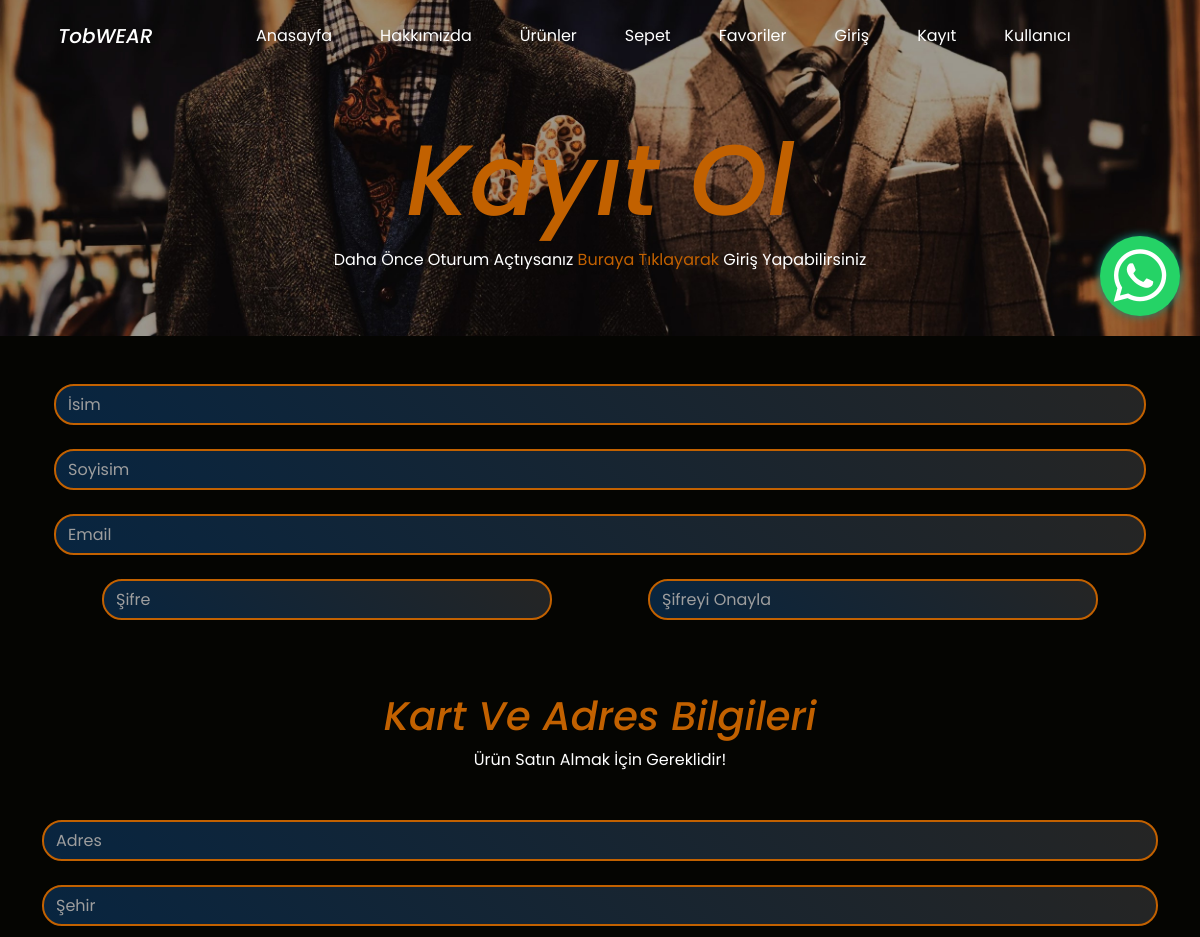
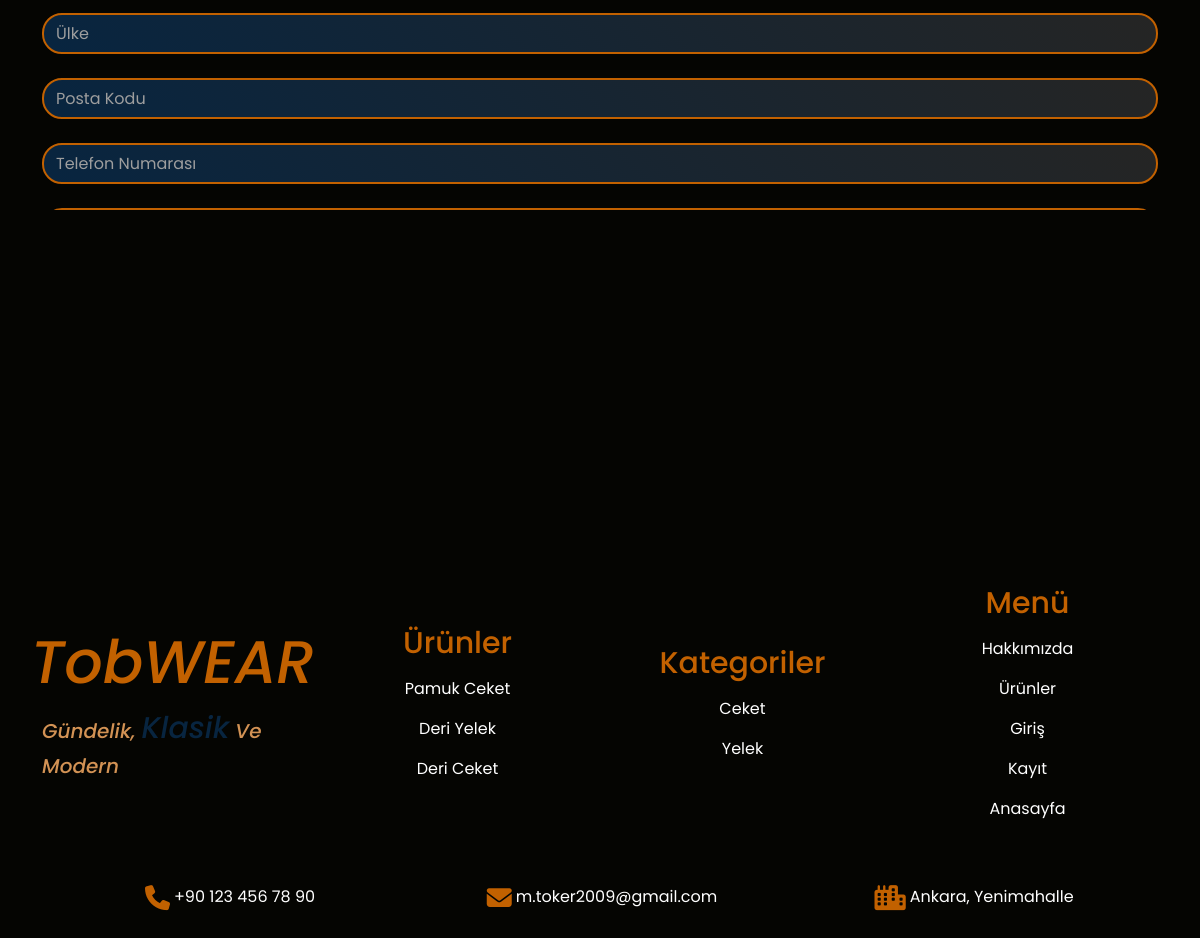
Screenshot of /register/ with the database file from the repository (2 pictures, top to bottom).
### shop/models.py (models this page shows, shortened)
class Product(models.Model):
    name = models.CharField(max_length=100,null=False,blank=False,verbose_name="Ürün İsmi")
    price = models.IntegerField(null=False,blank=False,verbose_name="Fiyat")
    discounted = models.IntegerField(null=False,blank=False,verbose_name="İndirimli Fiyat")
    features = models.ManyToManyField(ProductFeatures,null=True,blank=True,verbose_name="Ürün Özellikleri")
    colors = models.ManyToManyField(ProductColor,null=True,blank=True,verbose_name="Ürün Renkleri")
    sizes = models.ManyToManyField(ProductSize,null=False,blank=False,verbose_name="Ürün Bedenleri")
    images = models.ManyToManyField(ProductImage,null=False,blank=False,verbose_name="Resimler")
    description = models.TextField(null=True,blank=True)
    category = models.ForeignKey(ProductCategory,null=False,blank=False,verbose_name="Kategori",on_delete=models.CASCADE)
    slug = models.SlugField(null=False,blank=True,unique=True,db_index=True,verbose_name="URL")

class ProductCategory(models.Model):
    name = models.CharField(max_length=100,null=False,blank=False,verbose_name="Kategori İsmi")

### users/views.py (the view)
# urls.py: path('register/',users_views.register,name="register"),
def register(request):
    footerproducts = Product.objects.filter()[:5]
    footercategorys = ProductCategory.objects.filter()[:5]
    if request.method == "POST":
        form = RegisterForm(request.POST)
        if form.is_valid():
            user = form.save()
            login(request, user)
            print("Kullanıcı Kayıt Oldu")
            return redirect('index')
        else:
            print(form.errors)
    else:
        form = RegisterForm()
    return render(request,"register.html",{"form":form, "footerproducts":footerproducts, "footercategorys":footercategorys})

### users/forms.py (shortened to what this page needs)
class RegisterForm(forms.ModelForm):
    password1 = forms.CharField(widget=forms.PasswordInput({'placeholder': 'Şifre'}), label="Şifre")
    password2 = forms.CharField(widget=forms.PasswordInput({'placeholder': 'Şifreyi Onayla'}), label="Şifre")
    class Meta:
        model = CustomUser
        fields = ('first_name', 'last_name', 'email', 'adress', 'city', 'country', 'zipcode', 'gsmnumber', 'cardnumber', 'cardexpire', 'cvc')
    def __init__(self, *args, **kwargs):
        super().__init__(*args, **kwargs)
        for field in ['adress', 'city', 'country', 'zipcode', 'gsmnumber', 'cardnumber', 'cardexpire', 'cvc']:
            self.fields[field].required = False

### templates/register.html (shortened to what this page needs)
<!DOCTYPE html>
<html lang="en">
{% load static %}
<head>
    <link rel="stylesheet" href="{% static 'css/bootstrap.min.css' %}">
    <link rel="stylesheet" href="{% static 'css/style.css' %}">
    <link rel="stylesheet" href="https://cdnjs.cloudflare.com/ajax/libs/font-awesome/6.4.0/css/all.min.css">
</head>
<body>
    <div class="container-fluid" id="register-header-container">
        <nav class="navbar navbar-expand-lg py-3">
            <div class="container justify-content-center">
                <a class="navbar-brand text-white mx-3 navbar-title" href="/">TobWEAR</a>
                <div class="collapse navbar-collapse justify-content-center" id="navbarNav">
                    <ul class="navbar-nav">
                        <li class="nav-item mx-3">
                            <a class="nav-link text-white navbar-text" href="/">Anasayfa</a>
                        </li>
                        <li class="nav-item mx-3">
                            <a class="nav-link text-white navbar-text" href="{% url 'about' %}">Hakkımızda</a>
                        </li>
                        <li class="nav-item mx-3">
                            <a class="nav-link text-white navbar-text" href="{% url 'products' %}">Ürünler</a>
                        </li>
                        <li class="nav-item mx-3">
                            <a class="nav-link text-white navbar-text" href="{% url 'shoppingcard' %}">Sepet</a>
                        </li>
                        <li class="nav-item mx-3">
                            <a class="nav-link text-white navbar-text" href="{% url 'favorites' %}">Favoriler</a>
                        </li>
                        <li class="nav-item mx-3">
                            <a class="nav-link text-white navbar-text" href="{% url 'login' %}">Giriş</a>
                        </li>
                        <li class="nav-item mx-3">
                            <a class="nav-link text-white navbar-text" href="{% url 'register' %}">Kayıt</a>
                        </li>
                        <li class="nav-item mx-3">
                            <a class="nav-link text-white navbar-text" href="{% url 'updateuser' %}">Kullanıcı</a>
                        </li>
                    </ul>
                </div>
            </div>
        </nav>
        <a href="https://wa.me/905524521243?text=Merhaba%20destek%20istiyorum">
            <button class="whatsapp-button">
                <i class="fa-brands fa-whatsapp"></i>
            </button>
        </a>
        <div class="row py-5">
            <h1 class="text-center register-title">Kayıt Ol</h1>
            <p class="text-center text-white register-paragraph">Daha Önce Oturum Açtıysanız <span class="register-span"><a class="register-link" href="{% url 'login' %}">Buraya Tıklayarak</a></span> Giriş Yapabilirsiniz</p>
        </div>
    </div>
    <div class="container">
        <form method="post">
            <div class="row d-flex justify-content-center my-5 mx-auto">
                <div class="form-group mb-4 w-100">
                    <input type="text" class="form-control contact-input" placeholder="İsim" name="first_name" autocomplete="off">
                </div>
                <div class="form-group mb-4 w-100">
                    <input type="text" class="form-control contact-input" placeholder="Soyisim" name="last_name" autocomplete="off">
                </div>
                <div class="form-group mb-4 w-100">
                    <input type="email" class="form-control contact-input" placeholder="Email" name="email" autocomplete="off">
                </div>
                <div class="d-flex justify-content-center mx-auto">
                    <div class="form-group mb-4 w-100 mx-2 mx-md-5">
                        <input type="password" class="form-control contact-input" placeholder="Şifre" name="password1" autocomplete="off">
                    </div>
                    <div class="form-group mb-4 w-100 mx-2 mx-md-5">
                        <input type="password" class="form-control contact-input" placeholder="Şifreyi Onayla" name="password2" autocomplete="off">
                    </div>
                </div>
            </div>
            <h2 class="text-center register-h2">Kart Ve Adres Bilgileri</h2>
            <p class="text-center text-white">Ürün Satın Almak İçin Gereklidir!</p>
            <div class="row d-flex justify-content-center my-5">
                <div class="form-group mb-4 w-100">
                    <input type="text" class="form-control contact-input" placeholder="Adres" name="adress" autocomplete="off">
                </div>
                <div class="form-group mb-4 w-100">
                    <input type="text" class="form-control contact-input" placeholder="Şehir" name="city" autocomplete="off">
                </div>
                <div class="form-group mb-4 w-100">
                    <input type="text" class="form-control contact-input" placeholder="Ülke" name="country" autocomplete="off">
                </div>
                <div class="form-group mb-4 w-100">
                    <input type="number" class="form-control contact-input" placeholder="Posta Kodu" name="zipcode" autocomplete="off">
                </div>
                <div class="form-group mb-4 w-100">
                    <input type="number" class="form-control contact-input" placeholder="Telefon Numarası" name="gsmnumber" autocomplete="off">
                </div>
                <div class="form-group mb-4 w-100">
                    <input type="number" class="form-control contact-input" placeholder="Kart Numarası" name="cardnumber" autocomplete="off">
                </div>
                <div class="form-group mb-4 w-100">
                    <input type="text" class="form-control contact-input" id="cardexpireinput" placeholder="Kart Son Kullanma Tarihi(AA/YY)" name="cardexpire" maxlength="5" autocomplete="off">
                </div>
                <div class="form-group mb-4 w-100">
                    <input type="number" class="form-control contact-input" placeholder="CVC" name="cvc" autocomplete="off">
                </div>
                <button class="btn register-form-button w-50 mb-5">Kayıt Ol</button>
            </div>
        </form>
    </div>
    <footer>
        <div class="container py-5" id="footer-container">
            <div class="row">
                <div class="col-md-3 d-flex flex-column justify-content-center align-items-center">
                    <h1 class="text-center footer-brand-title">TobWEAR</h1>
                    <p id="footer-brand-paragraph">Gündelik, <span id="footer-brand-span">Klasik</span> Ve Modern</p>
                </div>
                <div class="col-md-3 d-flex flex-column justify-content-center align-items-center">
                    <h2 class="text-center pb-2" id="footer-products-title">Ürünler</h2>
                    {% for product in footerproducts %}
                    <a href="{% url 'productdetail' product.slug %}" class="footer-products-a"><p class="footer-products text-white">{{ product.name }}</p></a>
                    {% endfor %}
                </div>
                <div class="col-md-3 d-flex flex-column justify-content-center align-items-center">
                    <h2 class="text-center pb-2" id="footer-products-title">Kategoriler</h2>
                    {% for category in footercategorys %}
                    <a href="{% url 'categorydetail' category.name %}" class="footer-products-a"><p class="footer-products text-white">{{ category.name }}</p></a>
                    {% endfor %}
                </div>
                <div class="col-md-3 d-flex flex-column justify-content-center align-items-center">
                    <h2 class="text-center pb-2" id="footer-products-title">Menü</h2>
                    <a href="{% url 'about' %}" class="footer-products-a"><p class="footer-products text-white">Hakkımızda</p></a>
                    <a href="{% url 'products' %}" class="footer-products-a"><p class="footer-products text-white">Ürünler</p></a>
                    <a href="{% url 'login' %}" class="footer-products-a"><p class="footer-products text-white">Giriş</p></a>
                    <a href="{% url 'register' %}" class="footer-products-a"><p class="footer-products text-white">Kayıt</p></a>
                    <a href="{% url 'index' %}" class="footer-products-a"><p class="footer-products text-white">Anasayfa</p></a>
                </div>
            </div>
            <div class="row mt-5">
                <div class="footer-contact d-flex flex-column flex-md-row justify-content-center align-items-center">
                    <div class="col-md-4 pb-3">
                        <span class="text-white d-flex justify-content-center"><i class="fa-solid fa-phone contact-icon px-1"></i> +90 123 456 78 90 </span>
                    </div>
                    <div class="col-md-4 pb-3">
                        <span class="text-white d-flex justify-content-center"><i class="fa-solid fa-envelope contact-icon px-1"></i> m.toker2009@gmail.com</span>
                    </div>
                    <div class="col-md-4 pb-3">
                        <span class="text-white d-flex justify-content-center"><i class="fa-solid fa-city contact-icon px-1"></i> Ankara, Yenimahalle</span>
                    </div>
                </div>
            </div>
        </div>
    </footer>
</body>
</html>

### static/css/style.css (style rules this page uses)
:root { --custom-black : #12161b; --custom-blue : #124460; --custom-dark-blue : #082540; --custom-dark-green : #3b4704; --custom-brown : #3d0d04; --custom-orange : #c26100; --custom-orange-sup : #d29254; }
body { font-family: 'Poppins', 'Outfit', 'Ubuntu', sans-serif; background-color: #050502; }
.contact-input { width: 100%; height: 100%; background: linear-gradient(45deg, #082540, #252524); color: #ffffff !important; border: 2px solid #c26100; border-radius: 20px; transition: all 0.3s ease; }
.contact-input::placeholder { color: #9e9e9e; opacity: 1; }
.contact-icon { color: #c26100; font-size: 25px; }
#footer-brand-paragraph { font-size: 20px; font-family: 'Poppins', sans-serif; font-weight: 500; font-style: italic; color: var(--custom-orange-sup); }
#footer-brand-span { font-size: 30px; font-family: 'Poppins', sans-serif; font-weight: 500; font-style: italic; color: var(--custom-dark-blue); }
.footer-brand-title { font-size: 60px; font-family: 'Poppins', sans-serif; font-weight: 500; font-style: italic; color: var(--custom-orange); }
#footer-products-title { color: var(--custom-orange); font-size: 30px; }
.footer-products { transition: all 0.3s ease; }
.footer-products::after { content: ""; position: absolute; bottom: -3px; right: 0; width: 0; height: 2px; background-color: #fff; transition: width 0.4s ease; }
.footer-products-a { text-decoration: none; }
.navbar-title { font-family: 'Poppins', sans-serif; font-weight: 500; font-style: italic; transition: all 0.3s ease; }
.navbar-title::after { content: ""; position: absolute; bottom: -1px; right: 0; width: 0; height: 2px; background-color: var(--custom-orange); transition: width 0.4s ease; }
.navbar-text { transition: all 0.3s ease; }
.navbar-text::after { content: ""; position: absolute; bottom: -1px; right: 0; width: 0; height: 2px; background-color: var(--custom-orange); transition: width 0.4s ease; }
.register-title { color: var(--custom-orange); font-size: 100px; font-family: 'Poppins', sans-serif; font-weight: 500; font-style: italic; opacity: 0; transform: translateY(20px); animation: ilkanimasyon 1.5s forwards; }
#register-header-container { background-image: url("../images/alexander-naglestad-RFhq0SrrgEg-unsplash.jpg"); background-position: center; background-size: cover; }
.register-paragraph { opacity: 0; transform: translateY(20px); animation: ilkanimasyon 1.5s forwards; }
.register-h2 { color: var(--custom-orange); font-size: 40px; font-family: 'Poppins', sans-serif; font-weight: 500; font-style: italic; }
.register-form-button { background-color: var(--custom-orange); border-radius: 20px; color: var(--custom-dark-blue); transition: all 0.3s ease; box-shadow: 0 0 10px var(--custom-dark-blue); }
.register-link { text-decoration: none; color: var(--custom-orange); }
.register-span { transition: all 0.5s ease; }
.whatsapp-button { border-radius: 50%; background-color: #25D366; position: fixed; bottom: 20px; right: 20px; box-shadow: 0 0 10px #128C7E; border: 0px; text-align: center; width: 80px; height: 80px; transition: all 0.3s ease; }
.whatsapp-button i { color: #fff; font-size: 60px; }

### rows the page displays
Product: name "Pamuk Ceket"
Product: name "Deri Yelek"
Product: name "Deri Ceket"
ProductCategory: name "Ceket"
ProductCategory: name "Yelek"
